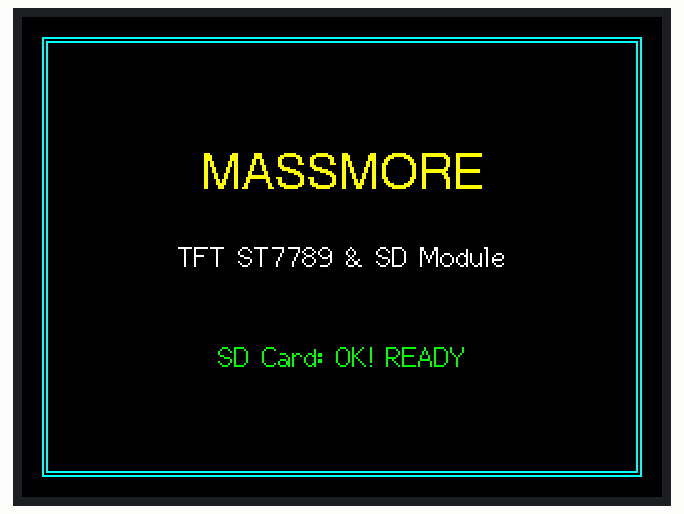
A sketch run on a simulated ESP32-S3. Shown: 320×240 colour display. Storage starts empty; what the sketch prints to the serial monitor is not drawn.

Above: at 1.3 s.
At 4.5 s:
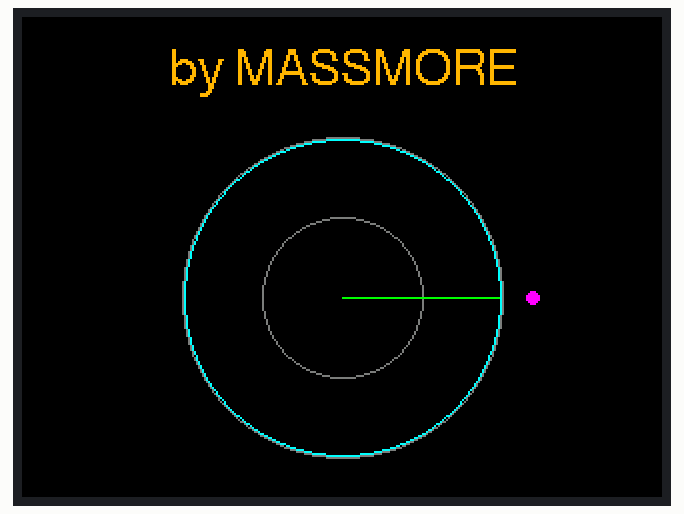
At 13.16 s:
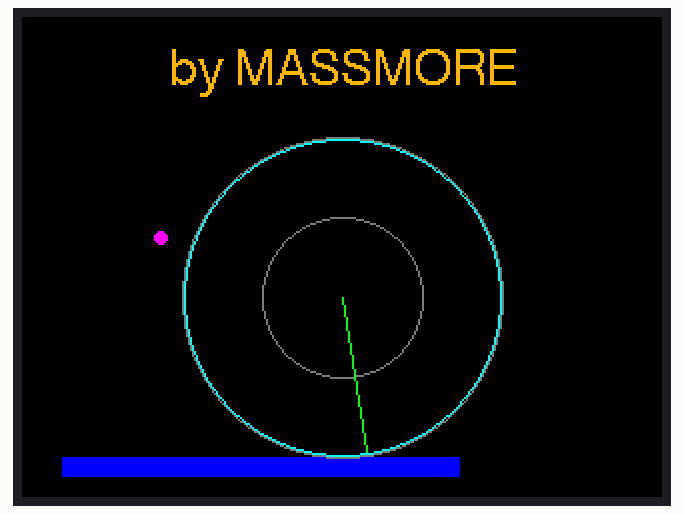
At 21.49 s:
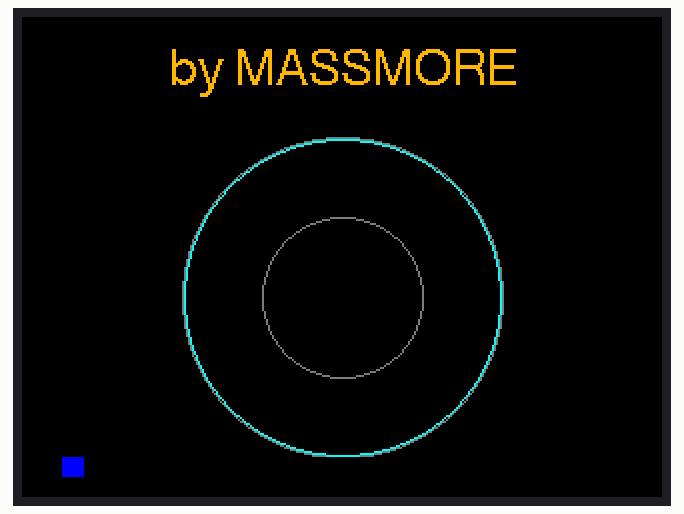
At 29.84 s:
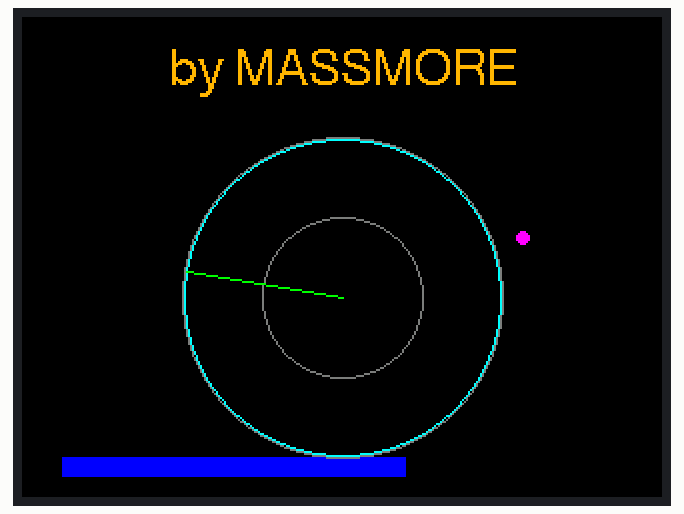
At 39.12 s:
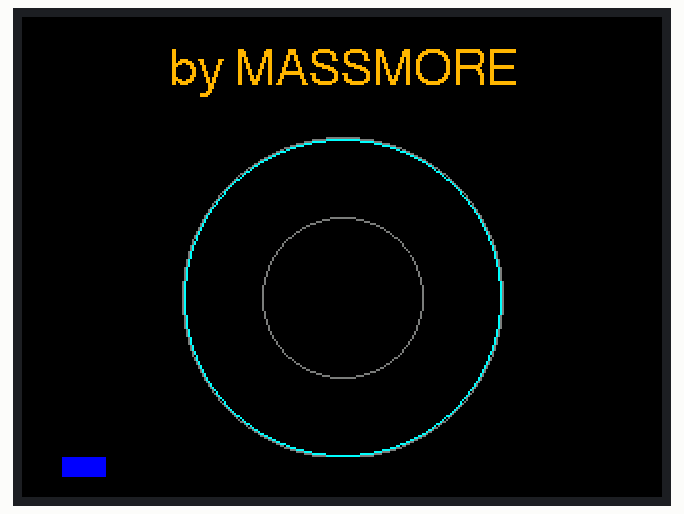

The sketch:

ESP32S3_LCD2_0_SD.ino
```cpp
#include <Arduino.h>
#include "FS.h"
#include "SD.h"
#include "SPI.h"
#include "TFT_eSPI.h"

TFT_eSPI tft = TFT_eSPI();

#define SD_CS 0
#define TFT_CS 17

// ตัวแปรเก็บสถานะ SD Card เพื่อนำไปโชว์ในหน้า UI โดยไม่ต้องอ่านซ้ำ
bool isSdReady = false;

// ตัวแปรสำหรับทำกราฟิกเคลื่อนไหว
int angle = 0;
int radius = 80;
int centerX = 160;
int centerY = 120;

void setup() {
  Serial.begin(115200);
  delay(1000);

  Serial.println("\n--- Massmore Board Booting ---");

  // 1. จัดการสถานะ CS ของทุกอุปกรณ์บนบัส SPI ให้เป็น HIGH (ปิด) ก่อนเสมอ
  pinMode(SD_CS, OUTPUT);
  digitalWrite(SD_CS, HIGH);
  pinMode(TFT_CS, OUTPUT);
  digitalWrite(TFT_CS, HIGH);

  // 2. เริ่มต้นบัส SPI หลักเพียงครั้งเดียว (SCLK, MISO, MOSI, CS=-1 คือไม่ผูกมัด CS)
  SPI.begin(12, 13, 11, -1);

  // 3. เริ่มต้น SD Card ก่อนจอเสมอ!
  Serial.println("Init SD Card...");
  if (!SD.begin(SD_CS, SPI, 4000000)) {
    Serial.println("SD Card Mount: FAILED");
    isSdReady = false;
  } else {
    Serial.println("SD Card Mount: SUCCESS");
    isSdReady = true;
  }

  // 4. เริ่มต้นจอ TFT เป็นลำดับถัดมา
  Serial.println("Init TFT...");
  tft.init();
  tft.setRotation(1); // แนวนอน (320x240)
  tft.fillScreen(TFT_BLACK);

  // 5. แสดง UI หน้าที่ 1
  showBootScreen();
  delay(3000); // ค้างหน้าตรวจสอบระบบไว้ 3 วินาที

  // 6. เคลียร์จอเพื่อเตรียมเข้าสู่ UI หน้าที่ 2
  tft.fillScreen(TFT_BLACK);
}

void loop() {
  // วนลูปแสดง UI หน้าที่ 2 : กราฟิกเรดาร์
  showGraphicUI();
}

// ==========================================
// ฟังก์ชันหน้า UI ที่ 1 : ตรวจสอบระบบ
// ==========================================
void showBootScreen() {
  // วาดกรอบสไตล์ Tech
  tft.drawRect(10, 10, 300, 220, TFT_CYAN);
  tft.drawRect(12, 12, 296, 216, TFT_CYAN);

  tft.setTextColor(TFT_YELLOW);
  tft.setTextDatum(MC_DATUM);
  tft.drawString("MASSMORE", 160, 80, 4);

  tft.setTextColor(TFT_WHITE);
  tft.drawString("TFT ST7789 & SD Module", 160, 120, 2);

  // นำตัวแปร isSdReady ที่เช็คมาแล้วตั้งแต่ต้นมาแสดงผล
  if (!isSdReady) {
    tft.setTextColor(TFT_RED);
    tft.drawString("SD Card: FAILED OR NOT FOUND", 160, 170, 2);
  } else {
    tft.setTextColor(TFT_GREEN);
    tft.drawString("SD Card: OK! READY", 160, 170, 2);
  }
}

// ==========================================
// ฟังก์ชันหน้า UI ที่ 2 : แสดงลูกเล่นกราฟิก
// ==========================================
void showGraphicUI() {
  // Header
  tft.setTextColor(TFT_ORANGE, TFT_BLACK);
  tft.setTextDatum(TC_DATUM);
  tft.drawString("by MASSMORE", 160, 15, 4);

  // วาดวงกลมกรอบนอก
  tft.drawCircle(centerX, centerY + 20, radius, TFT_DARKGREY);
  tft.drawCircle(centerX, centerY + 20, radius - 1, TFT_CYAN);
  tft.drawCircle(centerX, centerY + 20, radius / 2, TFT_DARKGREY);

  // คำนวณพิกัด
  float rad = angle * 0.0174532925;
  int x = centerX + (cos(rad) * (radius - 2));
  int y = (centerY + 20) + (sin(rad) * (radius - 2));

  // วาดเส้นเรดาร์
  tft.drawLine(centerX, centerY + 20, x, y, TFT_GREEN);

  // เอฟเฟกต์จุดรอบนอก
  int dotX = centerX + (cos(-rad * 2) * (radius + 15));
  int dotY = (centerY + 20) + (sin(-rad * 2) * (radius + 15));
  tft.fillCircle(dotX, dotY, 3, TFT_MAGENTA);

  delay(15);

  // ลบเส้นและจุดเดิมด้วยสีดำเพื่อวาดเฟรมต่อไป
  tft.drawLine(centerX, centerY + 20, x, y, TFT_BLACK);
  tft.fillCircle(dotX, dotY, 3, TFT_BLACK);

  // เพิ่มองศา
  angle += 3;
  if (angle >= 360) angle = 0;

  // Progress Bar ด้านล่าง
  int barWidth = map(sin(rad*2)*100, -100, 100, 10, 280);
  tft.fillRect(20, 220, 280, 10, TFT_BLACK);
  tft.fillRect(20, 220, barWidth, 10, TFT_BLUE);
}
```

Measured:
- what the display in image 0 shows lasts 3.0 s, from 1.3 s to 4.3 s
